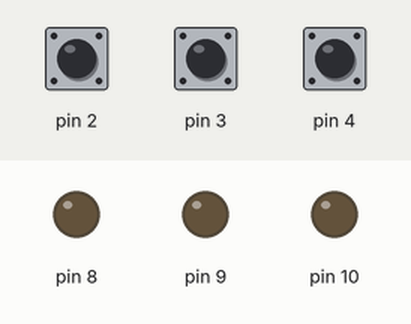
The sketch below on a simulated Arduino Uno, built with avr-gcc and run on an emulated ATmega328P. Shown: output pins drawn as LEDs (lit = HIGH). The test bench sets the inputs (shaded band); at power-on: pin 3 HIGH, pin 2 HIGH, pin 4 HIGH. What the sketch prints to the serial monitor is not drawn.

Above: at 1.2 s.
1.3 s: pin 3 pulled LOW for 0.15 s
4.4 s: pin 2 pulled LOW for 0.15 s
At 5.1 s:
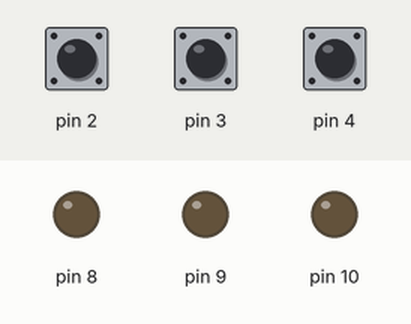
7.5 s: pin 4 pulled LOW for 0.15 s
At 8.3 s:
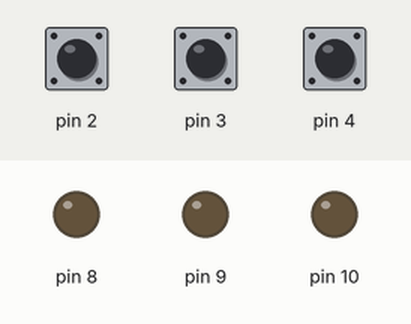
10.6 s: pin 4 pulled LOW for 1 s
At 11.2 s:
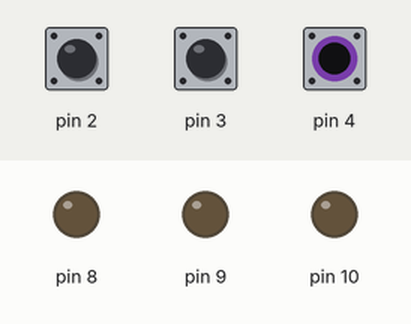
14.6 s: pin 2 pulled LOW for 1 s
At 20.5 s:
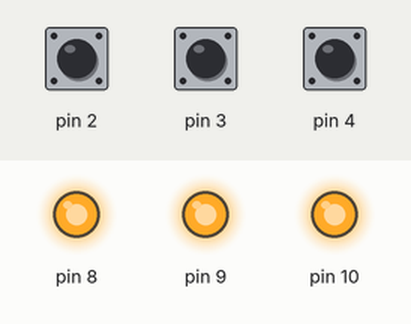
21.6 s: pin 3 pulled LOW for 1 s
Timing chart, 0 to 28.1 s (numbered marks = the images above; inputs shaded):
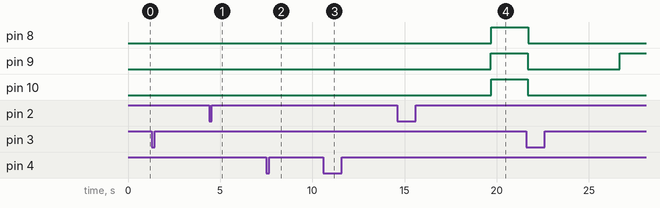

The sketch:

ElevatorCode.ino
```cpp
unsigned long startTime = 0;
bool isElevatorWorking =  false;
unsigned long previousFlickeringTime;
unsigned long forDelayTime;
class FloorLed{

  public:
    int LedPin;
    bool ElevatorAtThisFloor = false;
    byte LedState =  HIGH;
    FloorLed(int ledPin){
      this->LedPin =  ledPin;
    }

    SetupInitialization(){
      pinMode(this->LedPin, OUTPUT);
    }
    MoveElevator(){

      unsigned long currentTime = millis();

     Serial.println(currentTime);
      if(currentTime - startTime > 6000){
        digitalWrite(this->LedPin,LOW);
        this->ElevatorAtThisFloor =  false;
      }
      else if(currentTime - startTime > 4000){

        digitalWrite(this->LedPin,HIGH);
      }
      else if(currentTime - startTime > 2000 ){

        digitalWrite(this->LedPin,LOW);

      }
    }
    Flicker(){
      unsigned long currentFlickeringTime = millis();
      if (currentFlickeringTime - previousFlickeringTime >= 250) {
      previousFlickeringTime = currentFlickeringTime;
      if (this->LedState == LOW) {
      this->LedState = HIGH;
      } else {
      this->LedState = LOW;
      }
      digitalWrite(this->LedPin, this->LedState);
      }
    }

};

FloorLed floors[] = {FloorLed(8),FloorLed(9),FloorLed(10)};
FloorLed workingElevator = FloorLed(11);

int currentFloor;
void Elevator(int startingFloor, int finishFloor){
  isElevatorWorking = true;
  Serial.print("Apasat Buton:");
  Serial.println(finishFloor);

  if(startingFloor < finishFloor){
    for(int i=startingFloor+1; i<=finishFloor; i+=1){
        floors[i].ElevatorAtThisFloor =  true;
    }
  }
  else if(startingFloor > finishFloor){
     for(int i=startingFloor-1; i>=finishFloor; i-=1){
        floors[i].ElevatorAtThisFloor =  true;

    }
  }
  currentFloor = finishFloor;
//  digitalWrite(floors[currentFloor].LedPin,HIGH);
  isElevatorWorking =  false;
};
class Button{
  public:
    int ButtonPin;
    int ButtonNumber;
    byte ButtonState = LOW;
    byte Reading = LOW;
    byte LastReading =  LOW;
    unsigned int LastDebounceTime = 0;
    unsigned int DebounceDelay = 50;

    Button(int buttonPin,int buttonNumber){
      this->ButtonPin =  buttonPin;
      this->ButtonNumber = buttonNumber;
    }
    SetupInitialization(){
      pinMode(this->ButtonPin, INPUT_PULLUP);
    }
    Debounce(){

      this->Reading = digitalRead(this->ButtonPin);
      if (this->Reading != this->LastReading) {
        this->LastDebounceTime = millis();
      }
      if ((millis() - this->LastDebounceTime) > this->DebounceDelay && LastDebounceTime != 0) {
        if (this->Reading != this->ButtonState) {
          this->ButtonState = this->Reading;
          if (this->ButtonState == HIGH) {
            Elevator(currentFloor, this->ButtonNumber);
            startTime = millis();
            previousFlickeringTime = millis();
            forDelayTime = millis();
          }
        }
      }
      this->LastReading = this->Reading;
    }

};

Button buttons[] = {Button(2,0),Button(3,1),Button(4,2)};


//}
void setup() {

  Serial.begin(9600);
  currentFloor = 0;
  buttons[0].SetupInitialization();
  buttons[1].SetupInitialization();
  buttons[2].SetupInitialization();
  floors[0].SetupInitialization();
  floors[1].SetupInitialization();
  floors[2].SetupInitialization();
  //digitalWrite(floors[currentFloor].LedPin,HIGH);
}
void loop() {

   buttons[0].Debounce();
   buttons[1].Debounce();
   buttons[2].Debounce();
   Serial.println(currentFloor);
  if(floors[0].ElevatorAtThisFloor)  {floors[0].MoveElevator();}
  if(floors[1].ElevatorAtThisFloor) {floors[1].MoveElevator(); }
  if(floors[2].ElevatorAtThisFloor) {floors[2].MoveElevator();}
  if(isElevatorWorking) {workingElevator.Flicker();}

};
```

Measured:
- after the input at 4.4 s, pin 9: stays LOW (without the input it goes to HIGH after 1.1 s)
- after the input at 7.5 s, pin 8, pin 9: stays LOW (without the input it goes to HIGH after 1.1 s)
- after the input at 10.6 s, pin 8, pin 10: stays LOW (without the input it goes to HIGH after 1.2 s); pin 9: stays LOW (without the input it goes to HIGH after 1.1 s)
